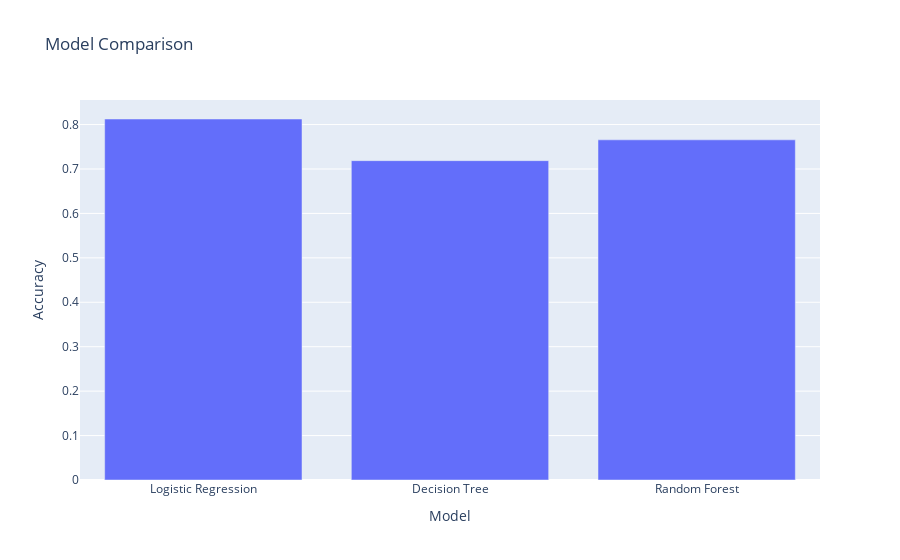

Notebook code for this chart:
### Code cell
# Visualize Model Comparison
fig = visualize_model_comparison(X_test, y_test, models)
fig.show()

### Figure 1 — Plotly figure (JSON) as saved in the notebook; plotly's stock layout.template omitted (floating-point values rounded to 4 significant figures)
{"data": [{"alignmentgroup": "True", "hovertemplate": "Model=%{x}<br>Accuracy=%{y}<extra></extra>", "legendgroup": "", "marker": {"color": "#636efa", "pattern": {"shape": ""}}, "name": "", "offsetgroup": "", "orientation": "v", "showlegend": false, "textposition": "auto", "type": "bar", "x": ["Logistic Regression", "Decision Tree", "Random Forest"], "xaxis": "x", "y": [0.8125, 0.7188, 0.7656], "yaxis": "y"}], "layout": {"barmode": "relative", "legend": {"tracegroupgap": 0}, "title": {"text": "Model Comparison"}, "xaxis": {"anchor": "y", "domain": [0, 1], "title": {"text": "Model"}}, "yaxis": {"anchor": "x", "domain": [0, 1], "title": {"text": "Accuracy"}}}}
